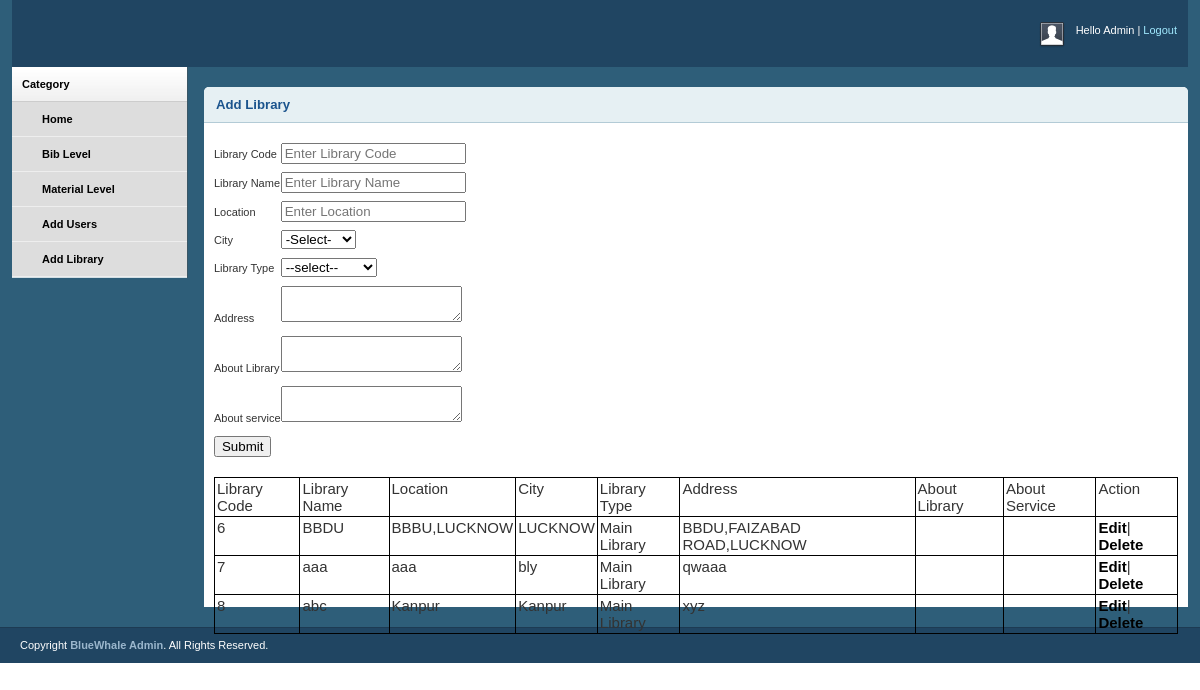
Screenshot of /egranthalaya/Admin/libraby_details.php (signed in) with the database file from the repository.
### tables this page shows
CREATE TABLE `manage_lib` (
  `lib_id` int(30) NOT NULL,
  `lib_code` varchar(30) NOT NULL,
  `lib_name` varchar(40) NOT NULL,
  `location` text NOT NULL,
  `city` varchar(40) NOT NULL,
  `lib_type` varchar(40) NOT NULL,
  `address` text NOT NULL,
  `about_lib` text NOT NULL,
  `about_service` text NOT NULL
);

### egranthalaya/Admin/libraby_details.php (the view, shortened to what this page needs)
<?php include 'auth.php';
$conn=mysqli_connect("localhost","root","","egranthalaya");
?>
<html xmlns="http://www.w3.org/1999/xhtml">
<head>
    <link rel="stylesheet" type="text/css" href="css/reset.css" media="screen" />
    <link rel="stylesheet" type="text/css" href="css/text.css" media="screen" />
    <link rel="stylesheet" type="text/css" href="css/grid.css" media="screen" />
    <link rel="stylesheet" type="text/css" href="css/layout.css" media="screen" />
    <link rel="stylesheet" type="text/css" href="css/nav.css" media="screen" />
    <link rel="stylesheet" type="text/css" href="css/jquery.jqplot.min.css" />
</head>
<body>
    <div class="container_12">
        <div class="grid_12 header-repeat">
            <div id="branding">
                <div class="floatright">
                    <div class="floatleft">
                        <img src="img/img-profile.jpg" alt="Profile Pic" /></div>
                    <div class="floatleft marginleft10">
                        <ul class="inline-ul floatleft">
                            <li>Hello Admin</li>
                            <li><a href="?act=logout">Logout</a></li>
                        </ul>
                        <br />
                        </div>
                </div>
            </div>
        </div>
        <div class="grid_2">
            <div class="box sidemenu">
                <div class="block" id="section-menu">
                    <ul class="section menu">
                        <li><a class="menuitem">Category</a>
                            <ul class="submenu">
                              <li><a href="admin_dashboard.php">Home</a> </li>
                                <li><a href="add_bibliographic.php">Bib Level</a></li>
                                <li><a href="add_materials.php">Material Level</a></li>
                                <li><a href="lib_incharge.php">Add Users</a> </li>
                                <li><a href="libraby_details.php">Add Library</a> </li>
                            </ul>
                        </li>
                    </ul>
                </div>
            </div>
        </div>
        <div class="grid_10">
            <div class="box round first" style="height:500px">
                <h2>Add Library</h2>
                <div class="block">
                     <form method="post" style="margin-top:0px">
    <table>
        <tr>
            <td>
                Library Code<br></br>
            </td>
             <?php
            if(isset($_REQUEST['act']))
{
    if($_REQUEST['act']=='edit')
    {
        ?><td><input type="text" name="lib" value="<?php echo $row['lib_code']?>"></td>
            <?php
    }
}
 else {
    ?>
            <td>
                <input type="text" name="lib" placeholder="Enter Library Code">
            </td>
        <?php
}
?>
        </tr>
        <tr>
            <td>
                Library Name<br></br>
            </td>
             <?php
            if(isset($_REQUEST['act']))
{
    if($_REQUEST['act']=='edit')
    {
        ?><td><input type="text" name="name" value="<?php echo $row['lib_name']?>"></td>
            <?php
    }
}
 else {
    ?>
            <td>
                <input type="text" name="Lname" placeholder="Enter Library Name">
            </td>
        <?php
 }
        ?>
        </tr>
        <tr>
            <td>
                Location<br></br>
            </td>
             <?php
            if(isset($_REQUEST['act']))
{
    if($_REQUEST['act']=='edit')
    {
        ?><td><input type="text" name="location" value="<?php echo $row['location']?>"></td>
            <?php
    }
}
 else {
    ?>
            <td>
                <input type="text" name="location" placeholder="Enter Location">
            </td>
        <?php
 }
        ?>
        </tr>
        <tr>
            <td>
                City<br></br>
            </td>
             <?php
            if(isset($_REQUEST['act']))
{
    if($_REQUEST['act']=='edit')
    {
        ?><td><input type="text" name="city" value="<?php echo $row['city']?>"></td>
            <?php
    }
}
 else {
    ?>
            <td>
                <select name="city">
                    <option value="">-Select-</option>
                </select>
            </td>
        <?php
 }
 ?>
        </tr>
        <tr>
            <td>
                Library Type<br></br>
            </td>
             <?php
            if(isset($_REQUEST['act']))
{
    if($_REQUEST['act']=='edit')
    {
        ?><td><input type="text" name="library" value="<?php echo $row['lib_type']?>"></td>
            <?php
    }
}
 else {
    ?>
                <td><select name="library">
                            <option value="">--select--</option>
                        </select>
            </td>
        <?php
 }
 ?>
        </tr>
        <tr>
            <td>
                Address<br></br>
            </td>
             <?php
            if(isset($_REQUEST['act']))
{
    if($_REQUEST['act']=='edit')
    {
        ?><td><input type="text" name="add" value="<?php echo $row['address']?>"></td>
            <?php
    }
}
 else {
    ?>
            <td>
                <textarea rows="" cols="" name="add" ></textarea>
            </td>
        <?php
 }
 ?>
        </tr>
         <tr>
            <td>
                About Library<br></br>
            </td>
             <?php
            if(isset($_REQUEST['act']))
{
    if($_REQUEST['act']=='edit')
    {
        ?><td><input type="text" name="about_lib" value="<?php echo $row['about_lib']?>"></td>
            <?php
    }
}
 else {
    ?>
            <td>
                <textarea rows="" cols="" name="about_lib" ></textarea>
            </td>
        <?php
 }
 ?>
        </tr>
         <tr>
            <td>
                About service<br></br>
            </td>
             <?php
            if(isset($_REQUEST['act']))
{
    if($_REQUEST['act']=='edit')
    {
        ?><td><input type="text" name="about_service" value="<?php echo $row['about_service']?>"></td>
            <?php
    }
}
 else {
    ?>
            <td>
                <textarea rows="" cols="" name="about_service" ></textarea>
            </td>
        <?php
 }
 ?>
        </tr>
        <tr>
                     <?php
            if(isset($_REQUEST['act']))
{
    if($_REQUEST['act']=='edit')
    {
        ?>
            <td>
                <input type="submit" name="update" value="update">
            </td>
<?php } } else { ?>
            <td>
                     <input type="submit" name="sub">
            </td>
<?php } ?>        </tr>
    </table>
</form>
       <table style="border:1px solid black; width:auto;height:auto;">
            <tr>
                <td style="padding:2px;font-size:15px; border-right:1px solid black;border-bottom:1px solid black;">
                    Library Code
                </td>
                <td style="padding:2px;font-size:15px; border-right:1px solid black;border-bottom:1px solid black;">
                    Library Name
                </td>
                <td style="padding:2px;font-size:15px; border-right:1px solid black;border-bottom:1px solid black;">
                    Location
                </td>
                <td style="padding:2px;font-size:15px; border-right:1px solid black;border-bottom:1px solid black;">
                    City
                </td>
                <td style="padding:2px;font-size:15px; border-right:1px solid black;border-bottom:1px solid black;">
                    Library Type
                </td>
                <td style="padding:2px;font-size:15px; border-right:1px solid black;border-bottom:1px solid black;">
                    Address
                </td>
                <td style="padding:2px;font-size:15px; border-right:1px solid black;border-bottom:1px solid black;">
                    About Library
                </td>
                <td style="padding:2px;font-size:15px; border-right:1px solid black;border-bottom:1px solid black;">
                    About Service
                </td>
                <td style="padding:2px;font-size:15px; border-right:1px solid black;border-bottom:1px solid black;">
                    Action
                </td>
            </tr>
            <tr>
                <?php $sq="select * from manage_lib";
                $qu=mysqli_query($conn,$sq);
                while($row=mysqli_fetch_assoc($qu))
                 {
                        ?>
                <td style="padding:2px;font-size:15px; border-right:1px solid black;border-bottom:1px solid black;">
                    <?php echo $row['lib_id'];?>
                </td>
             <td style="padding:2px;font-size:15px; border-right:1px solid black;border-bottom:1px solid black;">
                    <?php echo $row['lib_name'];?>
                </td>
                <td style="padding:2px;font-size:15px; border-right:1px solid black;border-bottom:1px solid black;">
                    <?php echo $row['location'];?>
                </td>
                <td style="padding:2px;font-size:15px; border-right:1px solid black;border-bottom:1px solid black;">
                    <?php echo $row['city'];?>
                </td>
                <td style="padding:2px;font-size:15px; border-right:1px solid black;border-bottom:1px solid black;">
                    <?php echo $row['lib_type'];?>
                </td>
                <td style="padding:2px;font-size:15px; border-right:1px solid black;border-bottom:1px solid black;">
                    <?php echo $row['address'];?>
                </td>
                 <td style="padding:2px;font-size:15px; border-right:1px solid black;border-bottom:1px solid black;">
                </td>
                 <td style="padding:2px;font-size:15px; border-right:1px solid black;border-bottom:1px solid black;">
                </td>
                <td style="padding:2px;font-size:15px; border-right:1px solid black;border-bottom:1px solid black;">
                    <a href="?act=edit&&id=<?php echo $row['lib_id']?>">Edit</a>|
                    <a href="?act=del&&id=<?php echo $row['lib_id']?>">Delete</a>
                </td>
            </tr>
                    <?php
                    }
                    ?>
        </table>
                  </div>
            </div>
        </div>
    </div>
    <div id="site_info">
        <p>
            Copyright <a href="#">BlueWhale Admin</a>. All Rights Reserved.
        </p>
    </div>
</body>
</html>

### egranthalaya/Admin/css/grid.css (style rules this page uses)
.container_12, .container_16 { width: 100%; }
.grid_1, .grid_2, .grid_3, .grid_4, .grid_5, .grid_6, .grid_7, .grid_8, .grid_9, .grid_10, .grid_11, .grid_12, .grid_13, .grid_14, .grid_15, .grid_16 { display: inline; float: left; margin-left: 1%; margin-right: 1%; }
.container_12 .grid_12, .container_16 .grid_16 { width: 98%; }
.container_12 .grid_2 { width: 14.666%; }
.container_12 .grid_10 { width: 81.333%; }

### egranthalaya/Admin/css/layout.css (style rules this page uses)
body { background: #fff; color: #333; font-size: 11px; padding: 0 0 0px; }
.floatleft { float:left; }
.floatright { float:right; }
.inline-ul li { display:inline; color:#fff; }
.marginleft10 { margin-left:10px; }
a { color: #000; font-weight:bold; text-decoration: none; }
.container_12, .container_16 { background:#2E5E79; }
h1, h2, h3, h4, h5, h6 { line-height:1.2em; margin-bottom:.3em; }
h2 { margin-top:1em; }
#branding { font-weight:normal; text-align:left; padding:2em 1em 1.6em 1em; margin-bottom:0; }
.header-repeat { background:url(../img/header-repeat.jpg) repeat-x; }
#branding a { color:#A1EAFF; font-weight:normal; }
#branding a:before { content:" | "; color:#fff; }
#branding ul, #branding ul li { margin:0px; padding:0px; }
#branding li { padding:0px 0px 0px 0px !important; }
.box { background:#fff; margin-bottom:20px; padding:10px 10px 10px 10px; margin-left:-8px; }
.box.round { -moz-border-radius: 5px 5px 0px 0px; -webkit-border-radius: 5px 5px 0px 0px; border-radius: 5px 5px 0px 0px; }
.box h2 { font-size:1.2em; font-weight:bold; color:#1B548D; background:#E6F0F3; margin:-10px -10px 0 -10px; padding:10px 12px; border-bottom:1px solid #B3CBD6; -moz-border-radius: 5px 5px 0px 0px; -webkit-border-radius: 5px 5px 0px 0px; border-radius: 5px 5px 0px 0px; }
.box.first { margin-top:20px; }
.block { padding-top:20px; }
.box.sidemenu { background-color:#D1DEE4; border-right:1px solid #3A5665; padding:0px; margin:0px; cursor:pointer; }
.box.sidemenu .block { padding-top:0px; margin-top:0px; }
p { margin-bottom:1em; }
ul, ol { padding-top:0; }
ul.menu { list-style:none; border-top:1px solid #bbb; }
ul.menu li { margin:0; }
ul.menu li a { display:block; padding:4px 10px; border-bottom:1px solid #ccc; }
ul.menu ul { list-style:none; margin:0; }
ul.menu ul li a { padding-left:30px; }
ul.section { border-top:0; margin-bottom:0; }
ul.section li a { background:url(../img/sidemenu-repeat.jpg) repeat-x; line-height:26px; }
ul.section li li a { background:#ddd; border-bottom:1px solid #eee; }
ul.section ul li { text-transform:none; }
#site_info { color:#fff; background:#204562; border-top:1px solid #1d3b53; padding-left:20px; }
#site_info p { line-height:35px; margin-bottom:0px; }
#site_info a { color:#9ab6cc; }
.block { padding-bottom:1px; }

### rows the page displays
manage_lib: lib_id "6", lib_name "BBDU", location "BBBU,LUCKNOW", city "LUCKNOW", lib_type "Main Library", address "BBDU,FAIZABAD ROAD,LUCKNOW"
manage_lib: lib_id "7", lib_name "aaa", location "aaa", city "bly", lib_type "Main Library", address "qwaaa"
manage_lib: lib_id "8", lib_name "abc", location "Kanpur", city "Kanpur", lib_type "Main Library", address "xyz"
